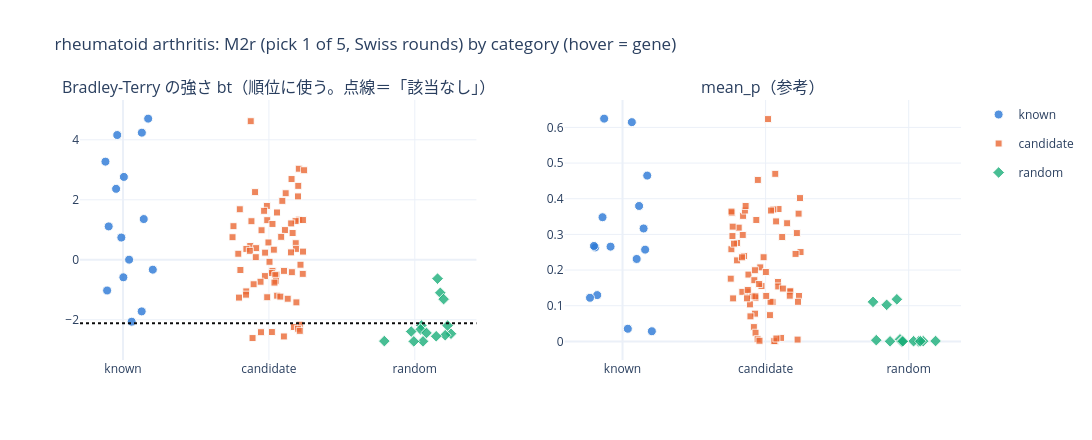
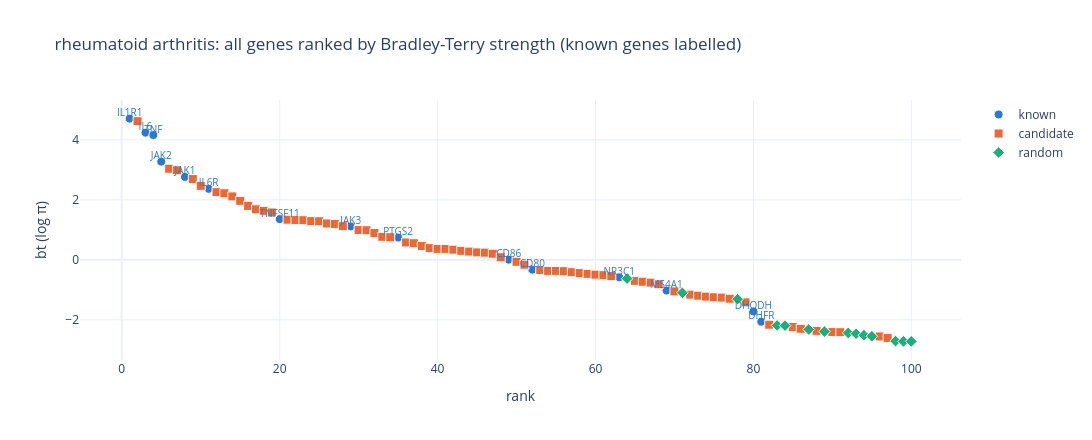
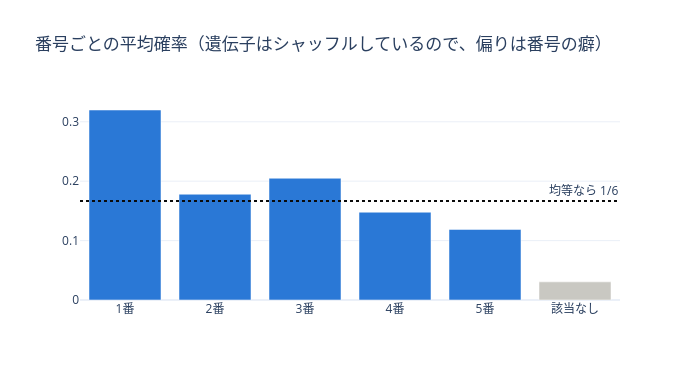

Notebook code cell kept with these figures, in order:
### Markdown cell above
## 対話型グラフ（ホバーで遺伝子名）

### このセルがすること：分類ごとの分布、順位付きの全遺伝子図、番号ごとの平均確率を描く
- 各点にマウスを乗せると **記号・タンパク質名・分類・順位・値** が出ます。凡例をクリックすると表示／非表示を切り替えられます。
- 同じ図を `outputs/<セット名>_rank_<質問ID>_charts.html` にも保存します。plotly.js を HTML に埋め込むので、ネット接続なしで開けます。
- `pip install plotly nbformat ipython` が必要です（入れた後はカーネルを再起動）。

### Code cell
import plotly.graph_objects as go
from plotly.subplots import make_subplots

CAT = [("known", "#2a78d6", "circle", "known"), ("candidate", "#eb6834", "square", "candidate"),
       ("random_other", "#1baf7a", "diamond", "random"), ("random_same", "#eda100", "triangle-up", "random（正解と同じファミリー）")]
MASK = {"known": known, "candidate": cand, "random_other": rnd & ~res["same_family_as_known"], "random_same": rnd & res["same_family_as_known"]}
CAT = [c for c in CAT if MASK[c[0]].any()]
hover = "<b>%{customdata[0]}</b><br>%{customdata[1]}<br>%{customdata[2]}<br>順位 %{customdata[3]}<br>%{y:.3f}<extra></extra>"
cd = lambda d: d[["symbol", "gene_label", "category", "rank"]].values
rng_j = random.Random(0)

fig = make_subplots(rows=1, cols=2, subplot_titles=("Bradley-Terry の強さ bt（順位に使う。点線＝「該当なし」）", "mean_p（参考）"))
for c, col in enumerate(("bt", "mean_p"), start=1):
    for j, (cat, color, sym, name) in enumerate(CAT):
        d = res[MASK[cat]]
        fig.add_trace(go.Scatter(x=[j + (rng_j.random() - 0.5) * 0.5 for _ in range(len(d))], y=d[col], mode="markers",
                                 name=name, legendgroup=cat, showlegend=(c == 1),
                                 marker=dict(color=color, symbol=sym, size=9 if cat != "candidate" else 7, opacity=0.8, line=dict(width=1, color="#fcfcfb")),
                                 customdata=cd(d), hovertemplate=hover), row=1, col=c)
    fig.update_xaxes(tickvals=list(range(len(CAT))), ticktext=[x[3].split("（")[0] for x in CAT], row=1, col=c)
fig.add_hline(y=NONE_STRENGTH, line=dict(color="#0b0b0b", dash="dot"), row=1, col=1)
fig.update_layout(height=440, width=1100, title=f"{DISEASE}: {QID} (pick 1 of 5, Swiss rounds) by category (hover = gene)", template="plotly_white")
fig.show()

fig2 = go.Figure()
for cat, color, sym, name in CAT:
    d = res[MASK[cat]]
    fig2.add_trace(go.Scatter(x=d["rank"], y=d["bt"], mode="markers", name=name,
                              marker=dict(color=color, symbol=sym, size=9, line=dict(width=1, color="#fcfcfb")), customdata=cd(d), hovertemplate=hover))
kn = res[known]
fig2.add_trace(go.Scatter(x=kn["rank"], y=kn["bt"], mode="text", text=kn["symbol"], textposition="top center",
                          textfont=dict(size=10, color="#2a78d6"), showlegend=False, hoverinfo="skip"))
fig2.update_layout(title=f"{DISEASE}: all genes ranked by Bradley-Terry strength (known genes labelled)", xaxis_title="rank", yaxis_title="bt (log π)",
                   template="plotly_white", width=1100, height=440)
fig2.show()

pos_all = list(pos.values) + [long.drop_duplicates(["round", "group"])["p_none"].mean()]
fig3 = go.Figure(go.Bar(x=[f"{i}番" for i in pos.index] + ["該当なし"], y=pos_all, marker_color=["#2a78d6"] * len(pos) + ["#c9c8c2"],
                        hovertemplate="%{x}<br>平均確率 %{y:.3f}<extra></extra>"))
fig3.add_hline(y=1 / (GROUP_SIZE + 1), line=dict(color="#0b0b0b", dash="dot"), annotation_text="均等なら 1/6")
fig3.update_layout(title="番号ごとの平均確率（遺伝子はシャッフルしているので、偏りは番号の癖）", template="plotly_white", width=700, height=380)
fig3.show()

html_path = OUT_CSV.replace(".csv", "_charts.html")
with open(html_path, "w", encoding="utf-8") as f:
    f.write("<html><head><meta charset='utf-8'></head><body>")
    for i, fg in enumerate((fig, fig2, fig3)):
        f.write(fg.to_html(full_html=False, include_plotlyjs=True if i == 0 else False))
    f.write("</body></html>")
print("saved:", html_path)

### Figure 1 — Plotly figure (JSON) as saved in the notebook; plotly's stock layout.template omitted (floating-point values rounded to 4 significant figures; data arrays with more than 128 entries replaced by an {"elided": "..."} marker saying what was removed)
{"data": [{"customdata": [["IL1R1", "IL1R1 (interleukin 1 receptor type 1)", "known", 1], ["IL6", "IL6 (interleukin 6)", "known", 3], ["TNF", "TNF (tumor necrosis factor)", "known", 4], ["JAK2", "JAK2 (Janus kinase 2)", "known", 5], ["JAK1", "JAK1 (Janus kinase 1)", "known", 8], ["IL6R", "IL6R (interleukin 6 receptor)", "known", 11], ["TNFSF11", "TNFSF11 (TNF superfamily member 11)", "known", 20], ["JAK3", "JAK3 (Janus kinase 3)", "known", 29], ["PTGS2", "PTGS2 (prostaglandin-endoperoxide synthase 2)", "known", 35], ["CD86", "CD86 (CD86 molecule)", "known", 49], ["CD80", "CD80 (CD80 molecule)", "known", 52], ["NR3C1", "NR3C1 (nuclear receptor subfamily 3 group C member 1)", "known", 63], ["MS4A1", "MS4A1 (membrane spanning 4-domains A1)", "known", 69], ["DHODH", "DHODH (dihydroorotate dehydrogenase (quinone))", "known", 80], ["DHFR", "DHFR (dihydrofolate reductase)", "known", 81]], "hovertemplate": "<b>%{customdata[0]}</b><br>%{customdata[1]}<br>%{customdata[2]}<br>順位 %{customdata[3]}<br>%{y:.3f}<extra></extra>", "legendgroup": "known", "marker": {"color": "#2a78d6", "line": {"color": "#fcfcfb", "width": 1}, "opacity": 0.8, "size": 9, "symbol": "circle"}, "mode": "markers", "name": "known", "showlegend": true, "type": "scatter", "x": [0.1722, 0.129, -0.03971, -0.1205, 0.005637, -0.04753, 0.1419, -0.09834, -0.0117, 0.04169, 0.2041, 0.002343, -0.1091, 0.1279, 0.05918], "xaxis": "x", "y": [4.706, 4.238, 4.159, 3.272, 2.763, 2.366, 1.358, 1.112, 0.7414, 0.004024, -0.3293, -0.5841, -1.024, -1.72, -2.065], "yaxis": "y"}, {"customdata": {"elided": "71x4 mixed values"}, "hovertemplate": "<b>%{customdata[0]}</b><br>%{customdata[1]}<br>%{customdata[2]}<br>順位 %{customdata[3]}<br>%{y:.3f}<extra></extra>", "legendgroup": "candidate", "marker": {"color": "#eb6834", "line": {"color": "#fcfcfb", "width": 1}, "opacity": 0.8, "size": 7, "symbol": "square"}, "mode": "markers", "name": "candidate", "showlegend": true, "type": "scatter", "x": [0.8753, 1.205, 1.241, 1.155, 1.201, 0.9051, 1.115, 1.199, 1.092, 0.9861, 0.8004, 0.9671, 1.055, 1.207, 1.233, 0.9885, 1.183, 0.8802, 1.153, 1.024, 0.757, 1.11, 0.9494, 1.162, 1.084, 0.7506, 0.9968, 1.184, 0.872, 0.9126, 1.185, 0.8455, 1.034, 0.8693, 1.234, 1.152, 0.974, 0.7902, 0.91, 1.004, 1.216, 0.8045, 1.026, 1.103, 1.024, 1.157, 1.02, 1.232, 1.052, 1.044, 0.9725, 1.048, 0.9425, 1.038, 0.8952, 0.8447, 0.8434, 1.056, 1.078, 0.9883, 0.7949, 1.129, 1.188, 1.212, 1.171, 1.199, 1.212, 1.02, 0.9456, 1.103, 0.8878], "xaxis": "x", "y": [4.621, 3.036, 2.985, 2.692, 2.464, 2.256, 2.219, 2.113, 1.964, 1.796, 1.684, 1.632, 1.577, 1.337, 1.324, 1.32, 1.289, 1.286, 1.212, 1.195, 1.12, 0.9904, 0.985, 0.8919, 0.7651, 0.7527, 0.5773, 0.5525, 0.4582, 0.3884, 0.3629, 0.3622, 0.3368, 0.2985, 0.273, 0.2467, 0.2383, 0.2017, 0.08625, -0.06734, -0.1646, -0.3405, -0.3693, -0.3701, -0.3804, -0.4135, -0.4428, -0.4697, -0.4956, -0.513, -0.5433, -0.7024, -0.7317, -0.7606, -0.8155, -1.054, -1.163, -1.197, -1.228, -1.249, -1.26, -1.298, -1.42, -2.164, -2.24, -2.301, -2.369, -2.41, -2.414, -2.556, -2.61], "yaxis": "y"}, {"customdata": [["MELK", "MELK (maternal embryonic leucine zipper kinase)", "random", 64], ["ATG4C", "ATG4C (autophagy related 4C cysteine peptidase)", "random", 71], ["NR2C1", "NR2C1 (nuclear receptor subfamily 2 group C member 1)", "random", 78], ["OR8U8", "OR8U8 (olfactory receptor family 8 subfamily U member 8)", "random", 83], ["CDC20B", "CDC20B (cell division cycle 20B)", "random", 84], ["KCNE4", "KCNE4 (potassium voltage-gated channel subfamily E regulatory subunit 4)", "random", 87], ["EXOSC5", "EXOSC5 (exosome component 5)", "random", 89], ["GGTLC3", "GGTLC3 (gamma-glutamyltransferase light chain family member 3)", "random", 92], ["GLIPR1", "GLIPR1 (GLI pathogenesis related 1)", "random", 93], ["POLGARF", "POLGARF (POLG alternative reading frame)", "random", 94], ["NUDT1", "NUDT1 (nudix hydrolase 1)", "random", 95], ["CCDC39", "CCDC39 (coiled-coil domain 39 molecular ruler complex subunit)", "random", 98], ["PCDH11Y", "PCDH11Y (protocadherin 11 Y-linked)", "random", 99], ["BCL9", "BCL9 (BCL9 transcription coactivator)", "random", 100]], "hovertemplate": "<b>%{customdata[0]}</b><br>%{customdata[1]}<br>%{customdata[2]}<br>順位 %{customdata[3]}<br>%{y:.3f}<extra></extra>", "legendgroup": "random_other", "marker": {"color": "#1baf7a", "line": {"color": "#fcfcfb", "width": 1}, "opacity": 0.8, "size": 9, "symbol": "diamond"}, "mode": "markers", "name": "random", "showlegend": true, "type": "scatter", "x": [2.156, 2.175, 2.198, 2.045, 2.225, 2.04, 1.975, 2.08, 2.248, 2.208, 2.147, 1.791, 2.056, 1.993], "xaxis": "x", "y": [-0.628, -1.101, -1.312, -2.189, -2.195, -2.322, -2.392, -2.439, -2.465, -2.515, -2.55, -2.711, -2.72, -2.72], "yaxis": "y"}, {"customdata": [["IL1R1", "IL1R1 (interleukin 1 receptor type 1)", "known", 1], ["IL6", "IL6 (interleukin 6)", "known", 3], ["TNF", "TNF (tumor necrosis factor)", "known", 4], ["JAK2", "JAK2 (Janus kinase 2)", "known", 5], ["JAK1", "JAK1 (Janus kinase 1)", "known", 8], ["IL6R", "IL6R (interleukin 6 receptor)", "known", 11], ["TNFSF11", "TNFSF11 (TNF superfamily member 11)", "known", 20], ["JAK3", "JAK3 (Janus kinase 3)", "known", 29], ["PTGS2", "PTGS2 (prostaglandin-endoperoxide synthase 2)", "known", 35], ["CD86", "CD86 (CD86 molecule)", "known", 49], ["CD80", "CD80 (CD80 molecule)", "known", 52], ["NR3C1", "NR3C1 (nuclear receptor subfamily 3 group C member 1)", "known", 63], ["MS4A1", "MS4A1 (membrane spanning 4-domains A1)", "known", 69], ["DHODH", "DHODH (dihydroorotate dehydrogenase (quinone))", "known", 80], ["DHFR", "DHFR (dihydrofolate reductase)", "known", 81]], "hovertemplate": "<b>%{customdata[0]}</b><br>%{customdata[1]}<br>%{customdata[2]}<br>順位 %{customdata[3]}<br>%{y:.3f}<extra></extra>", "legendgroup": "known", "marker": {"color": "#2a78d6", "line": {"color": "#fcfcfb", "width": 1}, "opacity": 0.8, "size": 9, "symbol": "circle"}, "mode": "markers", "name": "known", "showlegend": false, "type": "scatter", "x": [0.06507, 0.1725, -0.1285, 0.1157, -0.1914, -0.1398, 0.1473, -0.08373, 0.158, -0.1997, -0.1768, 0.09884, -0.2274, 0.03693, 0.205], "xaxis": "x2", "y": [0.6147, 0.4649, 0.6246, 0.3797, 0.2635, 0.3481, 0.3166, 0.2657, 0.2573, 0.2676, 0.1298, 0.2311, 0.1223, 0.03546, 0.02846], "yaxis": "y2"}, {"customdata": {"elided": "71x4 mixed values"}, "hovertemplate": "<b>%{customdata[0]}</b><br>%{customdata[1]}<br>%{customdata[2]}<br>順位 %{customdata[3]}<br>%{y:.3f}<extra></extra>", "legendgroup": "candidate", "marker": {"color": "#eb6834", "line": {"color": "#fcfcfb", "width": 1}, "opacity": 0.8, "size": 7, "symbol": "square"}, "mode": "markers", "name": "candidate", "showlegend": false, "type": "scatter", "x": [1.017, 1.09, 0.7633, 1.067, 1.053, 1.038, 0.9456, 0.9351, 1.24, 0.7682, 0.7608, 1.231, 0.8425, 0.8119, 0.8553, 1.15, 1.218, 0.7614, 0.9628, 0.8008, 0.88, 0.8604, 1.073, 0.9251, 0.8402, 1.002, 0.7697, 0.8005, 1.244, 0.8497, 0.9293, 1.116, 1.169, 1.209, 0.8347, 1.086, 1.233, 0.779, 1.088, 1.173, 0.9212, 0.8753, 1.048, 0.9712, 0.8374, 0.9858, 0.955, 1.035, 1.004, 0.9057, 0.9286, 1.169, 0.8755, 1.03, 0.7562, 1.121, 0.918, 0.7728, 0.8904, 0.8701, 1.227, 0.9261, 0.8939, 0.9296, 1.223, 1.067, 1.061, 1.108, 0.944, 0.9572, 1.075], "xaxis": "x2", "y": [0.6233, 0.3711, 0.3603, 0.4698, 0.3699, 0.3669, 0.4527, 0.3405, 0.4018, 0.2953, 0.2584, 0.3582, 0.352, 0.319, 0.367, 0.3312, 0.3037, 0.364, 0.2075, 0.2761, 0.1874, 0.3797, 0.3364, 0.1995, 0.2985, 0.1945, 0.3218, 0.2272, 0.2505, 0.2393, 0.1219, 0.2926, 0.1396, 0.2453, 0.2357, 0.1666, 0.1273, 0.2741, 0.1541, 0.1406, 0.1716, 0.1392, 0.11, 0.1552, 0.1389, 0.236, 0.1608, 0.1111, 0.1275, 0.1267, 0.1262, 0.1281, 0.1443, 0.07365, 0.1759, 0.1481, 0.04007, 0.1206, 0.1038, 0.1207, 0.111, 0.07779, 0.07018, 0.0242, 0.005059, 0.0006752, 0.0007514, 0.009743, 0.006118, 0.00178, 0.00807], "yaxis": "y2"}, {"customdata": [["MELK", "MELK (maternal embryonic leucine zipper kinase)", "random", 64], ["ATG4C", "ATG4C (autophagy related 4C cysteine peptidase)", "random", 71], ["NR2C1", "NR2C1 (nuclear receptor subfamily 2 group C member 1)", "random", 78], ["OR8U8", "OR8U8 (olfactory receptor family 8 subfamily U member 8)", "random", 83], ["CDC20B", "CDC20B (cell division cycle 20B)", "random", 84], ["KCNE4", "KCNE4 (potassium voltage-gated channel subfamily E regulatory subunit 4)", "random", 87], ["EXOSC5", "EXOSC5 (exosome component 5)", "random", 89], ["GGTLC3", "GGTLC3 (gamma-glutamyltransferase light chain family member 3)", "random", 92], ["GLIPR1", "GLIPR1 (GLI pathogenesis related 1)", "random", 93], ["POLGARF", "POLGARF (POLG alternative reading frame)", "random", 94], ["NUDT1", "NUDT1 (nudix hydrolase 1)", "random", 95], ["CCDC39", "CCDC39 (coiled-coil domain 39 molecular ruler complex subunit)", "random", 98], ["PCDH11Y", "PCDH11Y (protocadherin 11 Y-linked)", "random", 99], ["BCL9", "BCL9 (BCL9 transcription coactivator)", "random", 100]], "hovertemplate": "<b>%{customdata[0]}</b><br>%{customdata[1]}<br>%{customdata[2]}<br>順位 %{customdata[3]}<br>%{y:.3f}<extra></extra>", "legendgroup": "random_other", "marker": {"color": "#1baf7a", "line": {"color": "#fcfcfb", "width": 1}, "opacity": 0.8, "size": 9, "symbol": "diamond"}, "mode": "markers", "name": "random", "showlegend": false, "type": "scatter", "x": [1.751, 1.846, 1.917, 1.87, 2.069, 1.939, 2.188, 2.034, 1.957, 1.951, 2.101, 1.959, 2.081, 1.773], "xaxis": "x2", "y": [0.1108, 0.1026, 0.1181, 0.000166, 0.0003152, 0.005749, 0.001071, 0.0005459, 0.0003765, 5.638e-05, 0.0005273, 0.0002436, 0.0005137, 0.003423], "yaxis": "y2"}], "layout": {"annotations": [{"font": {"size": 16}, "showarrow": false, "text": "Bradley-Terry の強さ bt（順位に使う。点線＝「該当なし」）", "x": 0.225, "xanchor": "center", "xref": "paper", "y": 1.0, "yanchor": "bottom", "yref": "paper"}, {"font": {"size": 16}, "showarrow": false, "text": "mean_p（参考）", "x": 0.775, "xanchor": "center", "xref": "paper", "y": 1.0, "yanchor": "bottom", "yref": "paper"}], "height": 440, "shapes": [{"line": {"color": "#0b0b0b", "dash": "dot"}, "type": "line", "x0": 0, "x1": 1, "xref": "x domain", "y0": -2.117, "y1": -2.117, "yref": "y"}], "title": {"text": "rheumatoid arthritis: M2r (pick 1 of 5, Swiss rounds) by category (hover = gene)"}, "width": 1100, "xaxis": {"anchor": "y", "domain": [0.0, 0.45], "ticktext": ["known", "candidate", "random"], "tickvals": [0, 1, 2]}, "xaxis2": {"anchor": "y2", "domain": [0.55, 1.0], "ticktext": ["known", "candidate", "random"], "tickvals": [0, 1, 2]}, "yaxis": {"anchor": "x", "domain": [0.0, 1.0]}, "yaxis2": {"anchor": "x2", "domain": [0.0, 1.0]}}}

### Figure 2 — Plotly figure (JSON) as saved in the notebook; plotly's stock layout.template omitted (floating-point values rounded to 4 significant figures; data arrays with more than 128 entries replaced by an {"elided": "..."} marker saying what was removed)
{"data": [{"customdata": [["IL1R1", "IL1R1 (interleukin 1 receptor type 1)", "known", 1], ["IL6", "IL6 (interleukin 6)", "known", 3], ["TNF", "TNF (tumor necrosis factor)", "known", 4], ["JAK2", "JAK2 (Janus kinase 2)", "known", 5], ["JAK1", "JAK1 (Janus kinase 1)", "known", 8], ["IL6R", "IL6R (interleukin 6 receptor)", "known", 11], ["TNFSF11", "TNFSF11 (TNF superfamily member 11)", "known", 20], ["JAK3", "JAK3 (Janus kinase 3)", "known", 29], ["PTGS2", "PTGS2 (prostaglandin-endoperoxide synthase 2)", "known", 35], ["CD86", "CD86 (CD86 molecule)", "known", 49], ["CD80", "CD80 (CD80 molecule)", "known", 52], ["NR3C1", "NR3C1 (nuclear receptor subfamily 3 group C member 1)", "known", 63], ["MS4A1", "MS4A1 (membrane spanning 4-domains A1)", "known", 69], ["DHODH", "DHODH (dihydroorotate dehydrogenase (quinone))", "known", 80], ["DHFR", "DHFR (dihydrofolate reductase)", "known", 81]], "hovertemplate": "<b>%{customdata[0]}</b><br>%{customdata[1]}<br>%{customdata[2]}<br>順位 %{customdata[3]}<br>%{y:.3f}<extra></extra>", "marker": {"color": "#2a78d6", "line": {"color": "#fcfcfb", "width": 1}, "size": 9, "symbol": "circle"}, "mode": "markers", "name": "known", "type": "scatter", "x": [1, 3, 4, 5, 8, 11, 20, 29, 35, 49, 52, 63, 69, 80, 81], "y": [4.706, 4.238, 4.159, 3.272, 2.763, 2.366, 1.358, 1.112, 0.7414, 0.004024, -0.3293, -0.5841, -1.024, -1.72, -2.065]}, {"customdata": {"elided": "71x4 mixed values"}, "hovertemplate": "<b>%{customdata[0]}</b><br>%{customdata[1]}<br>%{customdata[2]}<br>順位 %{customdata[3]}<br>%{y:.3f}<extra></extra>", "marker": {"color": "#eb6834", "line": {"color": "#fcfcfb", "width": 1}, "size": 9, "symbol": "square"}, "mode": "markers", "name": "candidate", "type": "scatter", "x": [2, 6, 7, 9, 10, 12, 13, 14, 15, 16, 17, 18, 19, 21, 22, 23, 24, 25, 26, 27, 28, 30, 31, 32, 33, 34, 36, 37, 38, 39, 40, 41, 42, 43, 44, 45, 46, 47, 48, 50, 51, 53, 54, 55, 56, 57, 58, 59, 60, 61, 62, 65, 66, 67, 68, 70, 72, 73, 74, 75, 76, 77, 79, 82, 85, 86, 88, 90, 91, 96, 97], "y": [4.621, 3.036, 2.985, 2.692, 2.464, 2.256, 2.219, 2.113, 1.964, 1.796, 1.684, 1.632, 1.577, 1.337, 1.324, 1.32, 1.289, 1.286, 1.212, 1.195, 1.12, 0.9904, 0.985, 0.8919, 0.7651, 0.7527, 0.5773, 0.5525, 0.4582, 0.3884, 0.3629, 0.3622, 0.3368, 0.2985, 0.273, 0.2467, 0.2383, 0.2017, 0.08625, -0.06734, -0.1646, -0.3405, -0.3693, -0.3701, -0.3804, -0.4135, -0.4428, -0.4697, -0.4956, -0.513, -0.5433, -0.7024, -0.7317, -0.7606, -0.8155, -1.054, -1.163, -1.197, -1.228, -1.249, -1.26, -1.298, -1.42, -2.164, -2.24, -2.301, -2.369, -2.41, -2.414, -2.556, -2.61]}, {"customdata": [["MELK", "MELK (maternal embryonic leucine zipper kinase)", "random", 64], ["ATG4C", "ATG4C (autophagy related 4C cysteine peptidase)", "random", 71], ["NR2C1", "NR2C1 (nuclear receptor subfamily 2 group C member 1)", "random", 78], ["OR8U8", "OR8U8 (olfactory receptor family 8 subfamily U member 8)", "random", 83], ["CDC20B", "CDC20B (cell division cycle 20B)", "random", 84], ["KCNE4", "KCNE4 (potassium voltage-gated channel subfamily E regulatory subunit 4)", "random", 87], ["EXOSC5", "EXOSC5 (exosome component 5)", "random", 89], ["GGTLC3", "GGTLC3 (gamma-glutamyltransferase light chain family member 3)", "random", 92], ["GLIPR1", "GLIPR1 (GLI pathogenesis related 1)", "random", 93], ["POLGARF", "POLGARF (POLG alternative reading frame)", "random", 94], ["NUDT1", "NUDT1 (nudix hydrolase 1)", "random", 95], ["CCDC39", "CCDC39 (coiled-coil domain 39 molecular ruler complex subunit)", "random", 98], ["PCDH11Y", "PCDH11Y (protocadherin 11 Y-linked)", "random", 99], ["BCL9", "BCL9 (BCL9 transcription coactivator)", "random", 100]], "hovertemplate": "<b>%{customdata[0]}</b><br>%{customdata[1]}<br>%{customdata[2]}<br>順位 %{customdata[3]}<br>%{y:.3f}<extra></extra>", "marker": {"color": "#1baf7a", "line": {"color": "#fcfcfb", "width": 1}, "size": 9, "symbol": "diamond"}, "mode": "markers", "name": "random", "type": "scatter", "x": [64, 71, 78, 83, 84, 87, 89, 92, 93, 94, 95, 98, 99, 100], "y": [-0.628, -1.101, -1.312, -2.189, -2.195, -2.322, -2.392, -2.439, -2.465, -2.515, -2.55, -2.711, -2.72, -2.72]}, {"hoverinfo": "skip", "mode": "text", "showlegend": false, "text": ["IL1R1", "IL6", "TNF", "JAK2", "JAK1", "IL6R", "TNFSF11", "JAK3", "PTGS2", "CD86", "CD80", "NR3C1", "MS4A1", "DHODH", "DHFR"], "textfont": {"color": "#2a78d6", "size": 10}, "textposition": "top center", "type": "scatter", "x": [1, 3, 4, 5, 8, 11, 20, 29, 35, 49, 52, 63, 69, 80, 81], "y": [4.706, 4.238, 4.159, 3.272, 2.763, 2.366, 1.358, 1.112, 0.7414, 0.004024, -0.3293, -0.5841, -1.024, -1.72, -2.065]}], "layout": {"height": 440, "title": {"text": "rheumatoid arthritis: all genes ranked by Bradley-Terry strength (known genes labelled)"}, "width": 1100, "xaxis": {"title": {"text": "rank"}}, "yaxis": {"title": {"text": "bt (log π)"}}}}

### Figure 3 — Plotly figure (JSON) as saved in the notebook; plotly's stock layout.template omitted (floating-point values rounded to 4 significant figures)
{"data": [{"hovertemplate": "%{x}<br>平均確率 %{y:.3f}<extra></extra>", "marker": {"color": ["#2a78d6", "#2a78d6", "#2a78d6", "#2a78d6", "#2a78d6", "#c9c8c2"]}, "type": "bar", "x": ["1番", "2番", "3番", "4番", "5番", "該当なし"], "y": [0.3198, 0.1781, 0.205, 0.1478, 0.1188, 0.03055]}], "layout": {"annotations": [{"showarrow": false, "text": "均等なら 1/6", "x": 1, "xanchor": "right", "xref": "x domain", "y": 0.1667, "yanchor": "bottom", "yref": "y"}], "height": 380, "shapes": [{"line": {"color": "#0b0b0b", "dash": "dot"}, "type": "line", "x0": 0, "x1": 1, "xref": "x domain", "y0": 0.1667, "y1": 0.1667, "yref": "y"}], "title": {"text": "番号ごとの平均確率（遺伝子はシャッフルしているので、偏りは番号の癖）"}, "width": 700}}
